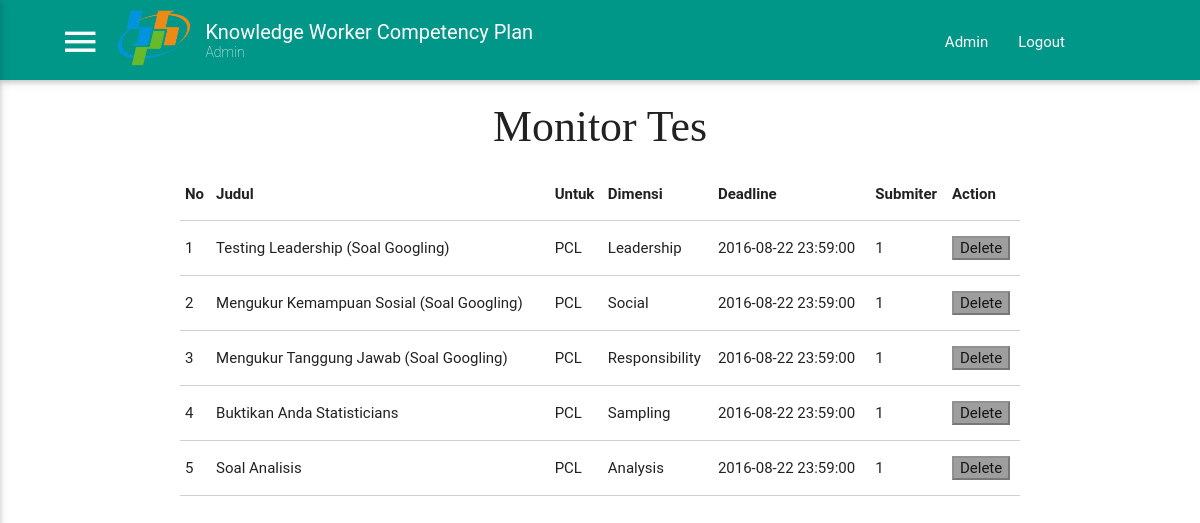
The page /monitoring_tes.php (signed in) on the database its author committed.
### tables this page shows
CREATE TABLE `user` (
  `id` int(11) NOT NULL AUTO_INCREMENT,
  `nip` text NOT NULL,
  `nama` text NOT NULL,
  `idjabatan` int(11) NOT NULL,
  `idbos` int(11) NOT NULL,
  `iduserbos` int(11) NOT NULL,
  `timecreate` timestamp NOT NULL DEFAULT CURRENT_TIMESTAMP,
  `email` varchar(50) NOT NULL,
  `password` varchar(20) NOT NULL,
  `image` varchar(50) NOT NULL DEFAULT 'default.png',
  PRIMARY KEY (`id`)
);

CREATE TABLE `test` (
  `id` int(11) NOT NULL AUTO_INCREMENT,
  `judul` text NOT NULL,
  `idjabatan` int(11) NOT NULL,
  `deadline` datetime NOT NULL,
  `iddimensi` int(11) NOT NULL,
  `timestamp` timestamp NOT NULL DEFAULT CURRENT_TIMESTAMP ON UPDATE CURRENT_TIMESTAMP,
  PRIMARY KEY (`id`)
);

CREATE TABLE `jabatan` (
  `id` int(11) NOT NULL AUTO_INCREMENT,
  `label` text NOT NULL,
  `idjabatanbos` int(11) DEFAULT NULL,
  PRIMARY KEY (`id`)
);

CREATE TABLE `dimensi` (
  `id` int(11) NOT NULL AUTO_INCREMENT,
  `kodedimensi` varchar(10) NOT NULL,
  `labeldimensi` text NOT NULL,
  `deskripsi` text NOT NULL,
  `timecreate` timestamp NOT NULL DEFAULT CURRENT_TIMESTAMP,
  PRIMARY KEY (`id`)
);

### controller/fetch_monitor_tes.php (the view)
<?php
	$msg = "";
	$msg = $msg . '<table class="bordered highlight">
				<thread>
					<th>No</th>
					<th>Judul</th>
					<th>Untuk</th>
					<th>Dimensi</th>
					<th>Deadline</th>
					<th>Submiter</th>
					<th>Action</th>
				</thread>
				<tbody>';
	$sql = "SELECT * FROM test;";
	$retval = mysqli_query($conn, $sql);
	$count_check = mysqli_num_rows($retval);
	$numbering = 0;
	while ($row = mysqli_fetch_array($retval, MYSQLI_ASSOC)) {
		$numbering = $numbering + 1;
		$sql1 = "SELECT * FROM nilai WHERE idtest = '" . $row['id'] . "';";
		$retval1 = mysqli_query($conn, $sql1);
		$count_check1 = mysqli_num_rows($retval1);
		$sql2 = "SELECT * FROM jabatan WHERE id = " . $row['idjabatan'];
		$retval2 = mysqli_query($conn, $sql2);
		$label_jabatan = mysqli_fetch_array($retval2, MYSQLI_ASSOC);
		$sql3 = "SELECT * FROM dimensi WHERE id = " . $row['iddimensi'];
		$retval3 = mysqli_query($conn, $sql3);
		$label_dimensi = mysqli_fetch_array($retval3, MYSQLI_ASSOC);
		$input_to_disable = "";
		if ($count_check1 != 0) $input_to_disable = ' style="background-color:#9e9e9e;" disabled';
		$msg = $msg . '<tr>
							<td>' . $numbering . '</td>
							<td>' . $row['judul'] . '</td>
							<td>' . $label_jabatan['label'] . '</td>
							<td>' . $label_dimensi['labeldimensi'] . '</td>
							<td>' . $row['deadline'] . '</td>
							<td>' . $count_check1 . '</td>
							<td>
								<form method = "POST" action = "controller/delete_tes.php">
									<input type="hidden" name="idtes_to_delete" value="' . $row['id'] . '"/>
									<input type="submit" value="Delete"' . $input_to_disable . '/>
								</form>
							</td>
						</tr>';
	}
	if ($count_check == 0) echo "Tidak ditemukan tes.";
	else echo $msg . '</tbody></table>';
?>

### view/essential.php (shortened to what this page needs)
<?php
	include "controller/DBConnect.php";
	$sql = 'SELECT * FROM user WHERE nip = "'.$_SESSION['nip'].'";';
	$retval = mysqli_query($conn, $sql);
	$row = mysqli_fetch_array($retval, MYSQLI_ASSOC);
	$status = "";
	if ($row['idjabatan'] > 1) {
		$status = "User";
		$msg = '<ul id="slide-out" class="side-nav">
					<li>
						<div class="userView">
							<img class="background" src="assets/images/office.jpg"/>
							<a href="#!user"><img class="circle" src="assets/images/profile/'.$row['image'].'"></a>
							<a href="#!name"><span class="white-text name">'.$row['nama'].'</span></a>
							<a href="#!email"><span class="white-text email">'.$row['email'].'</span></a>
						</div>
					</li>
					<li>
						<a class="subheader">Main Menu</a>
					</li>
					<li><a href="profile.php"><i class="material-icons">perm_identity</i>Profile</a></li>
					<li><div class="divider"></div></li>
					<li><a href="tesmenejemen.php"><i class="material-icons">assignment</i>Kerjakan Soal</a></li>
					<li><div class="divider"></div></li>
					<li><a href="evaluasi.php"><i class="material-icons">assignment_ind</i>Evaluasi Anggota</a></li>
					<li><div class="divider"></div></li>
					<li><a class="subheader">Addition Menu</a></li>
					<li><a href="help.php"><i class="material-icons">live_help</i>Help</a></li>
				</ul>';
	}
	else {
		$status = "Admin";
		$msg = '<ul id="slide-out" class="side-nav">
					<li>
						<div class="userView">
							<img class="background" src="assets/images/office.jpg"/>
							<a href="#!user"><img class="circle" src="assets/images/profile/'.$row['image'].'"></a>
							<a href="#!name"><span class="white-text name">'.$row['nama'].'</span></a>
							<a href="#!email"><span class="white-text email">'.$row['email'].'</span></a>
						</div>
					</li>
					<li>
						<a class="subheader">Main Menu</a>
					</li>
					<li><a href="monitor.php"><i class="material-icons">airplay</i>Monitoring</a></li>
					<li><div class="divider"></div></li>
					<li><a href="daftar-dimensi.php"><i class="material-icons">mode_edit</i>Dimensi Editor</a></li>
					<li><div class="divider"></div></li>
					<li>
						<ul class="collapsible collapsible-according" style="padding-left:15px">
							<li>
								<a class="collapsible collapsible-header"><i class="material-icons">playlist_add</i>Test Managemet</a>
								<div class="collapsible-body">
									<ul style="padding-left:40px">
										<li><a href="buatsoal.php">Buat Tes</a></li>
										<li><a href="monitoring_tes.php">Monitoring Tes</a></li>
										<li><a href="monitoring_nilai.php">Monitoring Nilai</a></li>
									</ul>
								</div>
							</li>
						</ul>
					</li>
					<li><div class="divider"></div></li>
					<li>
						<ul class="collapsible collapsible-according" style="padding-left:15px">
							<li>
								<a class="collapsible collapsible-header"><i class="material-icons">perm_identity</i>User Managemet</a>
								<div class="collapsible-body">
									<ul style="padding-left:40px">
										<li><a href="daftar-user.php">Daftar User</a></li>
										<li><a href="jabatan-management.php">Jabatan Management</a></li>
										<li><a href="register-user.php">Register User</a></li>
									</ul>
								</div>
							</li>
						</ul>
					</li>
					<li><div class="divider"></div></li>
					<li><a class="subheader">Addition Menu</a></li>
					<li><a href="help.php"><i class="material-icons">live_help</i>Help</a></li>
				</ul>';
	}
	echo '<nav class="teal">
			<div class="nav-wrapper head-container">
				<a href="#" class="brand-logo">
					<a href="#" data-activates="slide-out" class="button-collapse show-on-large"><i class="material-icons">menu</i></a>
					<a href="/"><img id="logo-main" src="assets/images/logo-bps.png"></a>
					<a id="title" >Knowledge Worker Competency Plan</a>
					<a id="sub-title">'.$status.'</a>
				</a>
				<ul id="nav-mobile" class="right hide-on-med-and-down">
					<li><a href="profile.php">'.$row['nama'].'</a></li>
					<li><a href="controller/logout.php">Logout</a></li>
				</ul>
			</div>
		</nav>'.$msg;
?>

### assets/css/custom.css (style rules this page uses)
@media only screen and (min-width: 993px) { .head-container { width: 85%; margin-right: 10%; margin-left: 5%; } }
nav { height: 80px; padding-top: 10px; }
#logo-main, .brand-logo { max-height: 75px; margin-left: 15px; max-width: 75px; margin-right: 15px; }
#title { font-size: 20px; position: absolute; margin-top: -10px; }
#sub-title { font-size: 14px; position: absolute; top: 10px; font-weight: 200; }

### rows shown on the page
user: idjabatan "Admin", nama "Admin"
test: judul "Testing Leadership (Soal Googling)", deadline "2016-08-22 23:59:00"
jabatan: label "PCL PCL PCL PCL PCL"
dimensi: labeldimensi "Leadership"
test: judul "Mengukur Kemampuan Sosial (Soal Googling)", deadline "2016-08-22 23:59:00"
dimensi: labeldimensi "Social"
test: judul "Mengukur Tanggung Jawab (Soal Googling)", deadline "2016-08-22 23:59:00"
dimensi: labeldimensi "Responsibility"
test: judul "Buktikan Anda Statisticians", deadline "2016-08-22 23:59:00"
dimensi: labeldimensi "Sampling"
test: judul "Soal Analisis", deadline "2016-08-22 23:59:00"
dimensi: labeldimensi "Analysis"

### other values the page prints
$count_check1 "1 1 1 1 1"
